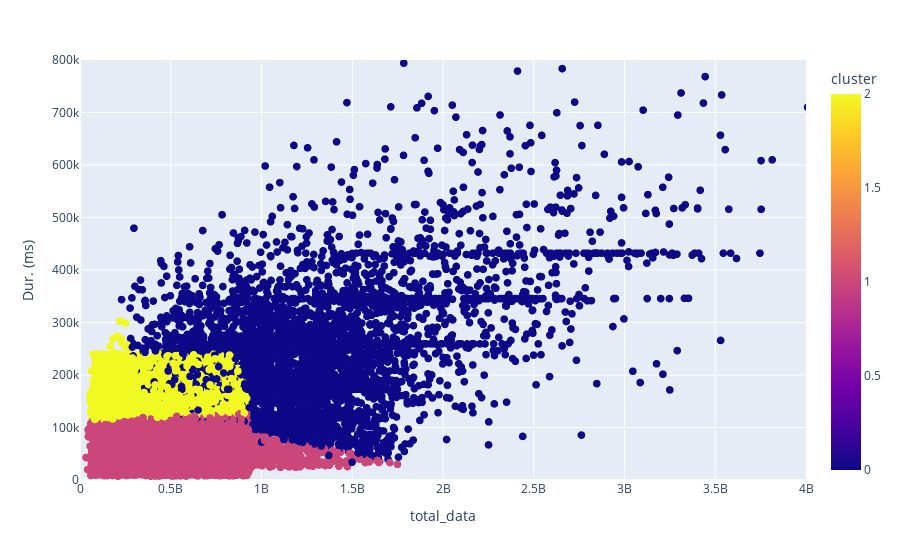

The code cell stored with this chart in its notebook:
### Code cell
# visualizing the 3 clusters in the dataframe
# for 20, 000 samples only
fig = px.scatter(user_engagement_df.sample(20000), x='total_data', y='Dur. (ms)',
                 color='cluster', size='XDR Sessions')
fig.update_traces(marker_size=8)
fig.update(layout_yaxis_range = [0, 800000])
fig.update(layout_xaxis_range = [0, 4000000000])
fig.show()

### Figure 1 — Plotly figure (JSON) as saved in the notebook; plotly's stock layout.template omitted (floating-point values rounded to 4 significant figures; data arrays with more than 128 entries replaced by an {"elided": "..."} marker saying what was removed)
{"data": [{"hovertemplate": "total_data=%{x}<br>Dur. (ms)=%{y}<br>XDR Sessions=%{marker.size}<br>cluster=%{marker.color}<extra></extra>", "legendgroup": "", "marker": {"color": {"elided": "20000 int values"}, "coloraxis": "coloraxis", "size": 8, "sizemode": "area", "sizeref": 0.0275, "symbol": "circle"}, "mode": "markers", "name": "", "showlegend": false, "type": "scattergl", "x": {"elided": "20000 int values"}, "xaxis": "x", "y": {"elided": "20000 int values"}, "yaxis": "y"}], "layout": {"coloraxis": {"colorbar": {"title": {"text": "cluster"}}, "colorscale": [[0, "#0d0887"], [0.1111, "#46039f"], [0.2222, "#7201a8"], [0.3333, "#9c179e"], [0.4444, "#bd3786"], [0.5556, "#d8576b"], [0.6667, "#ed7953"], [0.7778, "#fb9f3a"], [0.8889, "#fdca26"], [1, "#f0f921"]]}, "legend": {"itemsizing": "constant", "tracegroupgap": 0}, "margin": {"t": 60}, "xaxis": {"anchor": "y", "domain": [0, 1], "range": [0, 4000000000], "title": {"text": "total_data"}}, "yaxis": {"anchor": "x", "domain": [0, 1], "range": [0, 800000], "title": {"text": "Dur. (ms)"}}}}
